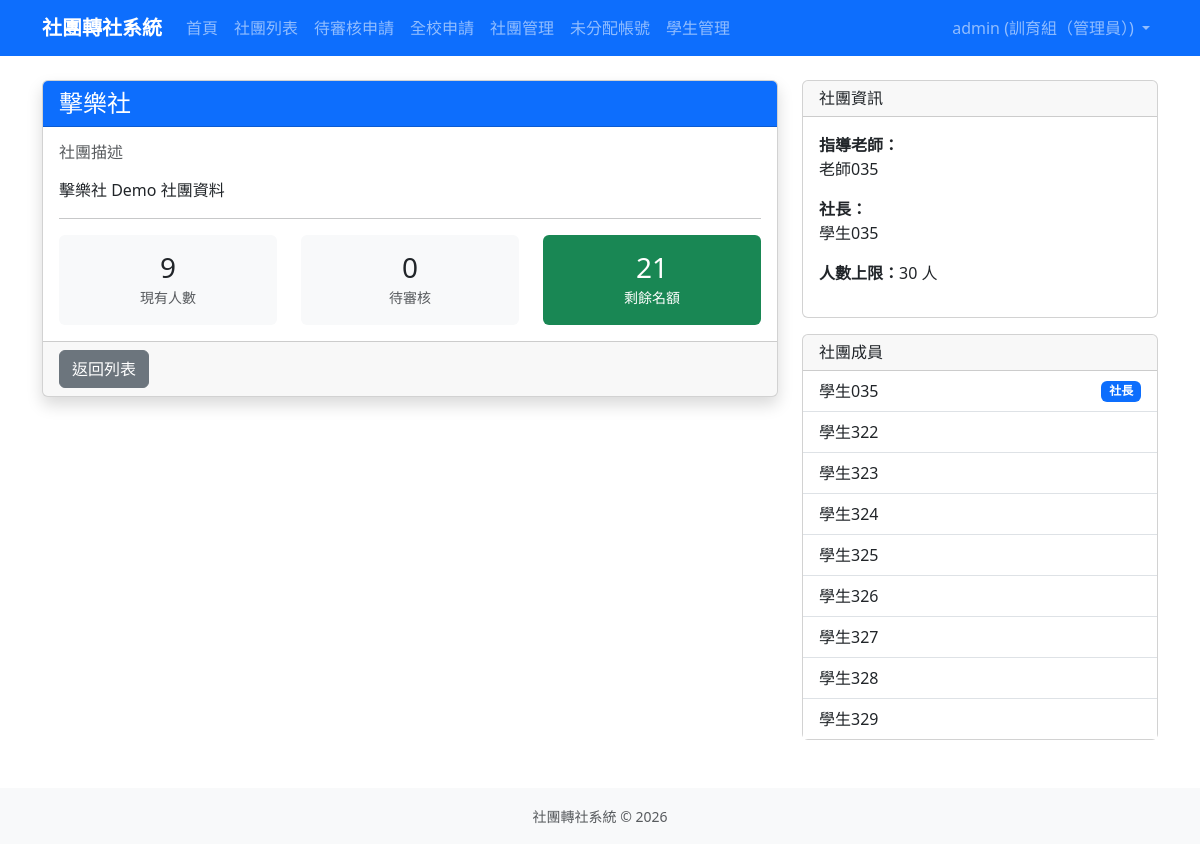
The page /clubs/17/ (signed in) on the database as committed earlier.
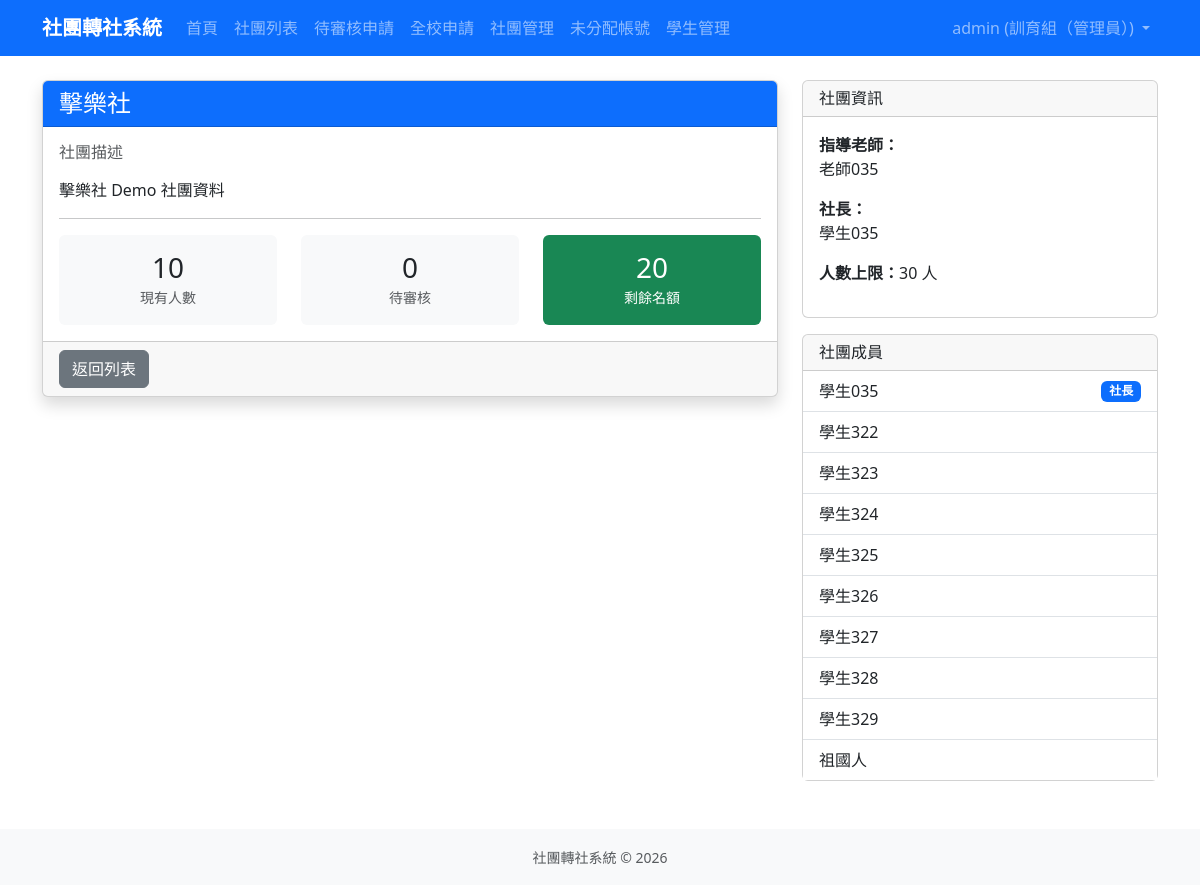
The same page on the database as committed later.
### clubs/models.py (models this page shows, shortened)
class Club(models.Model):
    CATEGORY_CHOICES = [
        ('academic', '學術類'),
        ('arts', '藝文類'),
        ('performance', '藝能類'),
        ('recreation', '康輔類'),
        ('sports', '體育類'),
    ]
    code = models.CharField(max_length=10, unique=True, null=True, blank=True, verbose_name='社團代號')
    name = models.CharField(max_length=100, verbose_name='社團名稱')
    teacher = models.CharField(max_length=50, default='', verbose_name='指導老師')
    president = models.CharField(max_length=50, default='', verbose_name='社長')
    location = models.CharField(max_length=100, blank=True, verbose_name='社課場地')
    category = models.CharField(max_length=20, choices=CATEGORY_CHOICES, blank=True, verbose_name='類別')
    description = models.TextField(blank=True, verbose_name='社團描述')
    max_members = models.PositiveIntegerField(default=30, verbose_name='人數上限')
    current_members = models.PositiveIntegerField(default=0, verbose_name='現有人數')
    is_active = models.BooleanField(default=True, verbose_name='啟用中')
    created_at = models.DateTimeField(auto_now_add=True, verbose_name='建立時間')
    updated_at = models.DateTimeField(auto_now=True, verbose_name='更新時間')
    class Meta:
        verbose_name = '社團'
        verbose_name_plural = '社團'
        ordering = ['name']
    def get_remaining_slots(self):
        return max(0, self.max_members - self.current_members)

### accounts/models.py (models this page shows, shortened)
class User(django.contrib.auth.models.AbstractUser):
    ROLE_CHOICES = [
        ('student', '學生'),
        ('president', '社長'),
        ('teacher', '指導老師'),
        ('admin', '訓育組（管理員）'),
    ]
    role = models.CharField(
        max_length=20,
        choices=ROLE_CHOICES,
        default='student',
        verbose_name='身分組'
    )
    student_id = models.CharField(
        max_length=20,
        blank=True,
        verbose_name='學號'
    )
    class_name = models.CharField(
        max_length=20,
        blank=True,
        verbose_name='班級'
    )
    seat_number = models.PositiveSmallIntegerField(
        null=True,
        blank=True,
        verbose_name='座號'
    )
    club = models.ForeignKey(
        'clubs.Club',
        on_delete=models.SET_NULL,
        null=True,
        blank=True,
        verbose_name='所屬社團',
        related_name='members'
    )
    class Meta:
        verbose_name = '使用者'
        verbose_name_plural = '使用者'

### clubs/views.py (the view)
# urls.py: path('<int:pk>/', views.ClubDetailView.as_view(), name='club_detail'),
class ClubDetailView(LoginRequiredMixin, DetailView):
    model = Club
    template_name = 'clubs/club_detail.html'
    context_object_name = 'club'
    def get_context_data(self, **kwargs):
        context = super().get_context_data(**kwargs)
        club = self.object
        pending_count = club.transfer_in_requests.filter(
            status__in=['new_president_pending', 'new_teacher_pending']
        ).count()
        context['pending_count'] = pending_count
        context['remaining_slots'] = club.get_remaining_slots()
        context['members'] = club.members.all()
        context['teacher_name'] = display_name_without_username(club.teacher)
        context['president_name'] = display_name_without_username(club.president)
        return context

### clubs/views.py (called while the page is built)
def display_name_without_username(value):
    return re.sub(r'\s*\([^()]+\)\s*$', '', value or '').strip()

### templates/clubs/club_detail.html (shortened to what this page needs)
{% extends 'base.html' %}
{% block content %}
<div class="row">
    <div class="col-md-8">
        <div class="card shadow">
            <div class="card-header bg-primary text-white">
                <h4 class="mb-0">{{ club.name }}</h4>
            </div>
            <div class="card-body">
                <h6 class="text-muted">社團描述</h6>
                <p>{{ club.description|default:"暫無描述"|linebreaks }}</p>
                <hr>
                <div class="row text-center">
                    <div class="col-4">
                        <div class="p-3 bg-light rounded">
                            <h3 class="mb-0">{{ club.current_members }}</h3>
                            <small class="text-muted">現有人數</small>
                        </div>
                    </div>
                    <div class="col-4">
                        <div class="p-3 bg-light rounded">
                            <h3 class="mb-0">{{ pending_count }}</h3>
                            <small class="text-muted">待審核</small>
                        </div>
                    </div>
                    <div class="col-4">
                        <div class="p-3 {% if remaining_slots > 0 %}bg-success text-white{% else %}bg-danger text-white{% endif %} rounded">
                            <h3 class="mb-0">{{ remaining_slots }}</h3>
                            <small>剩餘名額</small>
                        </div>
                    </div>
                </div>
            </div>
            <div class="card-footer">
                <a href="{% url 'club_list' %}" class="btn btn-secondary">返回列表</a>
            </div>
        </div>
    </div>
    <div class="col-md-4">
        <div class="card">
            <div class="card-header">
                <h6 class="mb-0">社團資訊</h6>
            </div>
            <div class="card-body">
                <p><strong>指導老師：</strong><br>{{ teacher_name|default:"未設定" }}</p>
                <p><strong>社長：</strong><br>{{ president_name|default:"未設定" }}</p>
                <p><strong>人數上限：</strong>{{ club.max_members }} 人</p>
            </div>
        </div>
        <div class="card mt-3">
            <div class="card-header">
                <h6 class="mb-0">社團成員</h6>
            </div>
            <div class="card-body p-0">
                <ul class="list-group list-group-flush">
                    {% for member in members %}
                        <li class="list-group-item d-flex justify-content-between align-items-center">
                            {{ member.get_full_name|default:member.username }}
                            {% if member.username in club.president %}
                                <span class="badge bg-primary">社長</span>
                            {% endif %}
                        </li>
                    {% empty %}
                        <li class="list-group-item text-muted">暫無成員</li>
                    {% endfor %}
                </ul>
            </div>
        </div>
    </div>
</div>
{% endblock %}

Rows that differ between the two databases and show on the page:
changed Club "擊樂社": current_members "9" → "10"
added User: get_full_name "祖國人"
Other text that changed with them:
{{ remaining_slots }}: "21" → "20"
